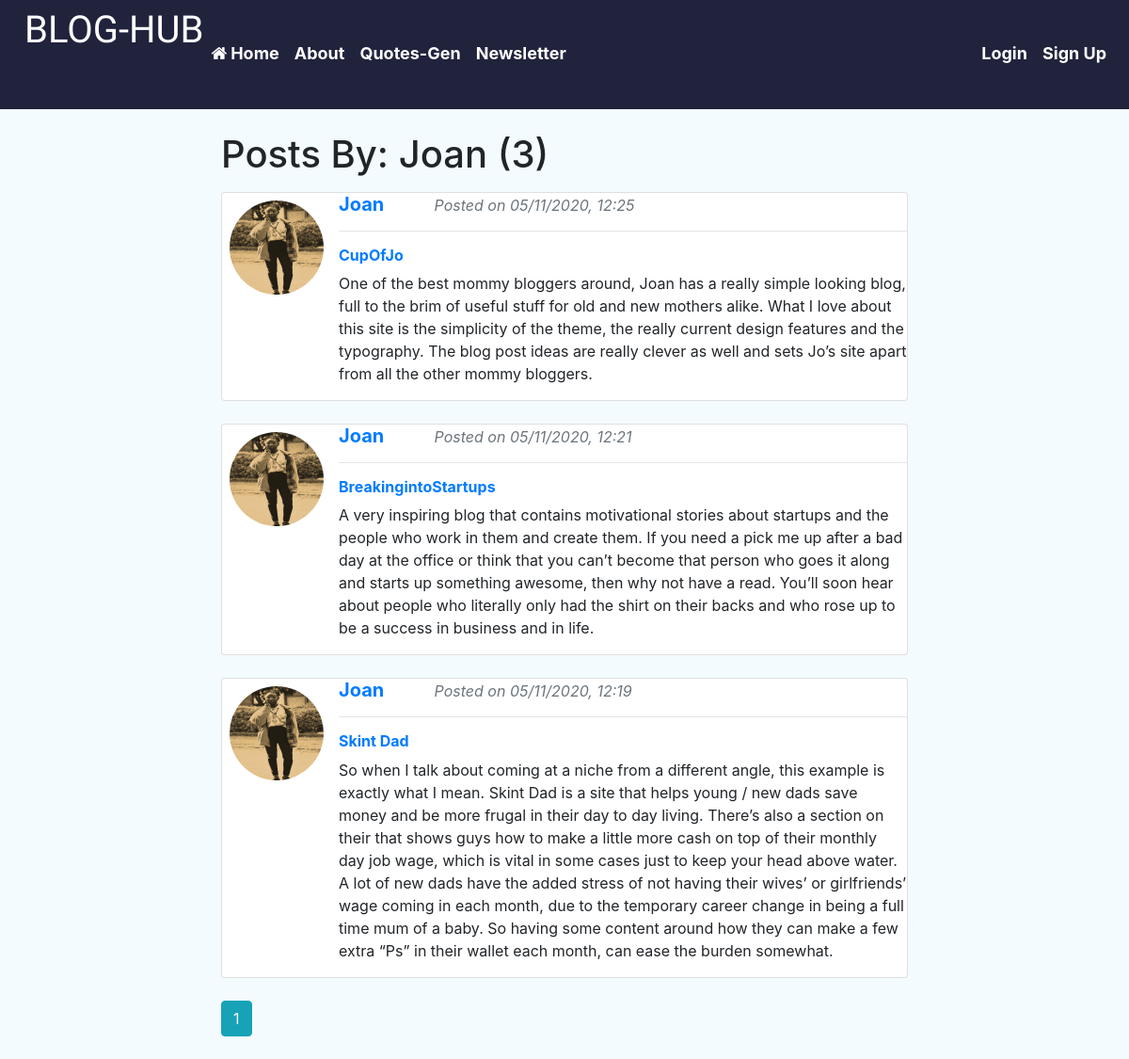
Screenshot of /user/Joan with the database file from the repository.
### blog/models.py (models this page shows, shortened)
class User(db.Model, UserMixin):
    id = db.Column(db.Integer, primary_key=True)
    username = db.Column(db.String(20), unique=True, nullable=False)
    email = db.Column(db.String(120), unique=True, nullable=False)
    image_file = db.Column(db.String(20),nullable=False, default='default.png')
    password = db.Column(db.String(60), nullable=False)
    posts = db.relationship('Post', backref='author', lazy=True)

class Post(db.Model):
    id = db.Column(db.Integer, primary_key=True)
    title = db.Column(db.String(100), nullable=False)
    date_posted = db.Column(db.DateTime, nullable=False, default=datetime.utcnow)
    content = db.Column(db.Text, nullable=False)
    user_id = db.Column(db.Integer, db.ForeignKey('user.id'), nullable=False)

### blog/users/routes.py (the view)
@users.route('/user/<string:username>')
def user_posts(username):
    page = request.args.get('page', 1, type=int)
    user = User.query.filter_by(username=username).first_or_404()
    posts = Post.query.filter_by(author=user)\
            .order_by(Post.date_posted.desc())\
            .paginate(page=page, per_page=5)
    return render_template('user_posts.html', user=user, posts=posts)

### blog/templates/user_posts.html
{% extends 'layout.html' %}
{% block content %}
    <h1 class="mb-3">Posts By: {{ user.username }} ({{ posts.total }})</h1>
    {% for post in posts.items %}
        <div class="card">
            <article class="media ml-2">
                <img class="rounded-circle mr-3 mt-2" style="width: 100px; height: 100px;" src="{{ url_for('static', filename='profile_pics/' + post.author.image_file) }}">
                <div class="media-body">
                    <h5 class="mt-0"><a style = "text-decoration: none; font-weight: 700;" href="{{ url_for('users.user_posts', username=post.author.username) }}">{{ post.author.username }}</a>
                        <small><i class="text-muted ml-5">Posted on {{ post.date_posted.strftime("%m/%d/%Y, %H:%M") }}</i></small></h5>
                    <hr>
                    <a href="{{ url_for('posts.post', post_id=post.id) }}" style = "text-decoration: none;"><h6 style="font-weight: 700;">{{ post.title }}</h6></a>
                    <p>{{ post.content }}</p>
                </div>
            </article>
        </div>
        <br>
    {% endfor %}
    {% for page_num in posts.iter_pages(left_edge=1, right_edge=1, left_current=1, right_current=2) %}
        {% if page_num %}
            {% if posts.page == page_num %}
                <a class="btn btn-info mb-4" href="{{ url_for('users.user_posts', username=user.username, page=page_num) }}">{{ page_num }}</a>
            {% else %}
                <a class="btn btn-outline-info mb-4" href="{{ url_for('users.user_posts', username=user.username, page=page_num) }}">{{ page_num }}</a>
            {% endif %}
        {% else %}
        ...
        {% endif %}
    {% endfor %}
{% endblock %}

### blog/templates/layout.html (shortened to what this page needs)
<!DOCTYPE html>
<html lang="en">
<head>
    <link href="//maxcdn.bootstrapcdn.com/bootstrap/4.1.1/css/bootstrap.min.css" rel="stylesheet" id="bootstrap-css">
    <link rel="stylesheet" type="text/css" href="{{url_for('static', filename='main.css')}}">
    <link href="https://stackpath.bootstrapcdn.com/font-awesome/4.7.0/css/font-awesome.min.css" rel="stylesheet">
</head>
<body style="background-color: #F4FBFE;">
    <header class="site-header" style="background-color: #21233D;">
        <nav class="navbar navbar-expand-lg">
            <div class="navbar-nav mr-auto">
                <h1 style="color: white; font-family: 'BenchNine', sans-serif; margin-left: 10px; font-size: 40px;">BLOG-HUB</h1>
                <a href="{{ url_for('main.home') }}" class="nav-item nav-link" style="color: white;"><i class="fa fa-home mr-1" aria-hidden="true" style="color: white;"></i>Home</a>
                <a href="{{ url_for('main.about') }}" class="nav-item nav-link" style="color: white;">About</a>
                <a href="{{ url_for('main.quotes') }}" class="nav-item nav-link" style="color: white;">Quotes-Gen</a>
                <a href="{{ url_for('users.newsletter') }}" class="nav-item nav-link" style="color: white;">Newsletter</a>
            </div>
            <div class="navbar-nav">
                {% if current_user.is_authenticated %}
                <a href="{{ url_for('posts.new_post') }}" class="nav-item nav-link" style="color: white;">New Post</a>
                    <a href="{{ url_for('users.account') }}" class="nav-item nav-link" style="color: white;"><i class="fa fa-user mr-1" aria-hidden="true" style="color: white;"></i>Account</a>
                    <a href="{{ url_for('users.logout') }}" class="nav-item nav-link" style="color: white;"><i class="fa fa-sign-out mr-1" aria-hidden="true" style="color: white;"></i>Logout</a>
                {% else %}
                    <a href="{{ url_for('users.login') }}" class="nav-item nav-link" style="color: white;">Login</a>
                    <a href="{{ url_for('users.register') }}" class="nav-item nav-link" style="color: white;">Sign Up</a>
                {% endif %}
            </div>
        </nav>
    </header>
    <br>
    <div class="container">
        <div class="row">
            <div class="col-md-2">
            </div>
            <div class="col-md-8">
                {% block content %} {% endblock %}
            </div>
            <div class="col-md-2">
            </div>
        </div>
    </div>
</body>
</html>

### blog/static/main.css (style rules this page uses)
.nav-item::after { content:''; display:block; width:0px; height:4px; background:#ff0000; transition: 0.2s; margin-top:-1px; }
.nav-link { padding:35px 5px;transition:0.2s; }
.navbar-nav .nav-link { color:rgb(247, 243, 243); font-weight:bold; font-size:18px; }

### rows the page displays
User: username "Joan"
Post: image_file (picture), author.username "Joan", date_posted "05/11/2020, 12:25", title "CupOfJo", content "One of the best mommy bloggers around, Joan has a really simple looking blog, full to the brim of useful stuff for old and new mothers alike. What I love about this site is the simplicity of the theme, the really current design features and the typography. The blog post ideas are really clever as well and sets Jo’s site apart from all the other mommy bloggers."
Post: image_file (picture), author.username "Joan", date_posted "05/11/2020, 12:21", title "BreakingintoStartups", content "A very inspiring blog that contains motivational stories about startups and the people who work in them and create them. If you need a pick me up after a bad day at the office or think that you can’t become that person who goes it along and starts up something awesome, then why not have a read. You’ll soon hear about people who literally only had the shirt on their backs and who rose up to be a success in business and in life."
Post: image_file (picture), author.username "Joan", date_posted "05/11/2020, 12:19", title "Skint Dad", content "So when I talk about coming at a niche from a different angle, this example is exactly what I mean. Skint Dad is a site that helps young / new dads save money and be more frugal in their day to day living. There’s also a section on their that shows guys how to make a little more cash on top of their monthly day job wage, which is vital in some cases just to keep your head above water. A lot of new dads have the added stress of not having their wives’ or girlfriends’ wage coming in each month, due to the temporary career change in being a full time mum of a baby. So having some content around how they can make a few extra “Ps” in their wallet each month, can ease the burden somewhat."

### other values shown
{{ posts.total }} "3"
{{ page_num }} "1"
